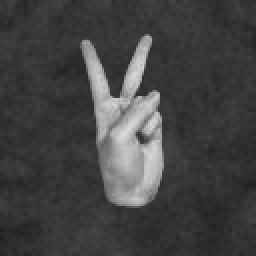
#> input picture SKL/提出用/RealTimeDetection/content/kaggle_fingers/fingers/train/000cac8e-fcf0-4f8c-bd16-c257d1e6d7a8_2L.png, 128 x 128 px (shown 2 times larger)
$ jupyter execute --allow-errors LearnFingers.ipynb
#> lines starting #> are read from the running program, lines starting #| are printed output that depends on the picture
[cell 1]
# 必要なライブラリのインストール
# !pip install opencv-python scikit-image

[cell 2]
import os
import cv2
import numpy as np
from sklearn.ensemble import RandomForestClassifier
from sklearn.model_selection import train_test_split
from sklearn.metrics import accuracy_score, classification_report
import glob
import zipfile

[cell 3]
"""
# Kaggleデータセットのダウンロード（初回のみ）
def download_kaggle_dataset():
       print("Kaggleデータセットをダウンロード中...")

    # Kaggle APIの設定
    !pip install kaggle
    !mkdir -p ~/.kaggle
    !cp /content/drive/MyDrive/kaggle.json ~/.kaggle/
    !chmod 600 ~/.kaggle/kaggle.json

    # データセットをダウンロード
    !kaggle datasets download -d koryakinp/fingers

    # ZIPファイルを解凍
    !unzip -q fingers.zip -d /content/kaggle_fingers/

    print("ダウンロード完了")
    """

[cell 4]
def load_image_resized(image_path, target_size=(64, 64)):
    """画像を読み込んでリサイズ"""
#> called with target_size = (64, 64)
    image = cv2.imread(image_path)
#> image is the input picture: shape (128, 128, 3); min 31, max 219, mean 66.9
    if image is None:
        return None

    gray = cv2.cvtColor(image, cv2.COLOR_BGR2GRAY)
    resized = cv2.resize(gray, target_size)
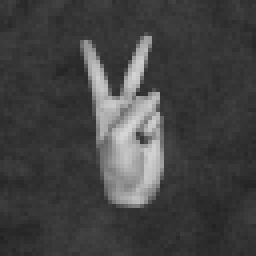
#> resized: shape (64, 64) (shown 4 times larger); min 34, max 213, mean 67
    return resized.flatten()

[cell 5]
def load_your_dataset(base_folder):
    """データセットを読み込み"""
    print("=== データセットを読み込み中 ===")
    X = []
    y = []

    if not os.path.exists(base_folder):
        print(f"警告: {base_folder} が見つかりません")
        return np.array([]), np.array([])

    subfolders = [d for d in os.listdir(base_folder)
                  if os.path.isdir(os.path.join(base_folder, d))]

    for folder_name in subfolders:
        finger_count = int(folder_name.split('-')[0])
        folder_path = os.path.join(base_folder, folder_name)

        image_files = glob.glob(os.path.join(folder_path, "*.jpg")) + \
                     glob.glob(os.path.join(folder_path, "*.png"))

        print(f"フォルダ {folder_name} (指の本数: {finger_count}) - 画像数: {len(image_files)}")

        for image_path in image_files:
            image_data = load_image_resized(image_path)
            if image_data is not None:
                X.append(image_data)
                y.append(finger_count)

    print(f"あなたのデータセット: {len(X)}枚読み込み完了")
    return np.array(X), np.array(y)

[cell 6]
import re

def load_kaggle_dataset(kaggle_folder="/content/kaggle_fingers"):
    """Kaggleデータセットを読み込み（ファイル名からラベル抽出）"""
    print("=== Kaggleデータセットを読み込み中 ===")
    X = []
    y = []

    target_folders = ["train", "fingers"]  # 利用対象（

    for folder_name in target_folders:
        folder_path = os.path.join(kaggle_folder, folder_name)
        if not os.path.exists(folder_path):
            print(f"警告: {folder_path} が存在しません")
            continue

        image_files = glob.glob(os.path.join(folder_path, "*.png")) + \
                      glob.glob(os.path.join(folder_path, "*.jpg")) + \
                      glob.glob(os.path.join(folder_path, "*.jpeg"))

        print(f"{folder_name}/: 画像数: {len(image_files)}")

        for image_path in image_files:
            filename = os.path.basename(image_path)
            match = re.search(r"_([0-5])[RL]\.", filename)
            if match:
                finger_count = int(match.group(1))
                image_data = load_image_resized(image_path)
#> image_data = 4096 values, max 213 at index 2143, min 34 at index 3637, mean 67.02
                if image_data is not None:
                    X.append(image_data)
                    y.append(finger_count)
            else:
                print(f"ラベル抽出失敗: {filename}")

    print(f"Kaggleデータセット: {len(X)}枚読み込み完了")
#| Kaggleデータセット: 1枚読み込み完了
    return np.array(X), np.array(y)

[cell 7]
def combine_datasets(X1, y1, X2, y2):
    """2つのデータセットを結合"""
    if len(X1) == 0:
        return X2, y2
    if len(X2) == 0:
        return X1, y1

    X_combined = np.vstack([X1, X2])
    y_combined = np.hstack([y1, y2])

    print(f"結合後のデータセット: {len(X_combined)}枚")
    print(f"クラス別データ数:")
    for finger_count in sorted(set(y_combined)):
        count = np.sum(y_combined == finger_count)
        print(f"  {finger_count}本指: {count}枚")

    return X_combined, y_combined

[cell 8]
def train_combined_model():
    """結合データセットでモデルを訓練"""

    # 1. あなたのデータセットを読み込み
    your_data_folder = "/content/drive/MyDrive/data/vid/cut/final"
    X_yours, y_yours = load_your_dataset(your_data_folder)

    # 2. Kaggleデータセットを読み込み
    X_kaggle, y_kaggle = load_kaggle_dataset()
#> y_kaggle = [2]

    # 3. データセットを結合
    X_combined, y_combined = combine_datasets(X_yours, y_yours, X_kaggle, y_kaggle)
#> y_combined = [2]

    if len(X_combined) == 0:
        print("エラー: データが読み込めませんでした")
        return None

    print(f"\n=== モデル訓練開始 ===")
    print(f"総データ数: {len(X_combined)}枚")
#| 総データ数: 1枚

    # データ分割
    X_train, X_test, y_train, y_test = train_test_split(
        X_combined, y_combined, test_size=0.2, random_state=42, stratify=y_combined
    )

    print(f"訓練用: {len(X_train)}枚, テスト用: {len(X_test)}枚")

    # モデル訓練（より大きなデータセットに対応）
    model = RandomForestClassifier(
        n_estimators=200,  # 木の数を増加
        max_depth=15,      # 深さを増加
        min_samples_split=5,
        min_samples_leaf=2,
        random_state=42,
        n_jobs=-1
    )

    print("モデル訓練中...")
    model.fit(X_train, y_train)

    # 評価
    print("\n=== モデル評価 ===")
    y_pred = model.predict(X_test)
    accuracy = accuracy_score(y_test, y_pred)

    print(f"テストセット精度: {accuracy:.3f}")
    print("\n詳細な分類レポート:")
    print(classification_report(y_test, y_pred))

    # あなたのデータだけでの性能も確認
    if len(X_yours) > 0:
        print("\n=== あなたのデータのみでの性能 ===")
        your_indices = np.arange(len(X_yours))
        if len(your_indices) > 10:  # 十分なデータがある場合
            X_your_train, X_your_test, y_your_train, y_your_test = train_test_split(
                X_yours, y_yours, test_size=0.3, random_state=42
            )
            y_your_pred = model.predict(X_your_test)
            your_accuracy = accuracy_score(y_your_test, y_your_pred)
            print(f"あなたのデータでの精度: {your_accuracy:.3f}")

    return model
